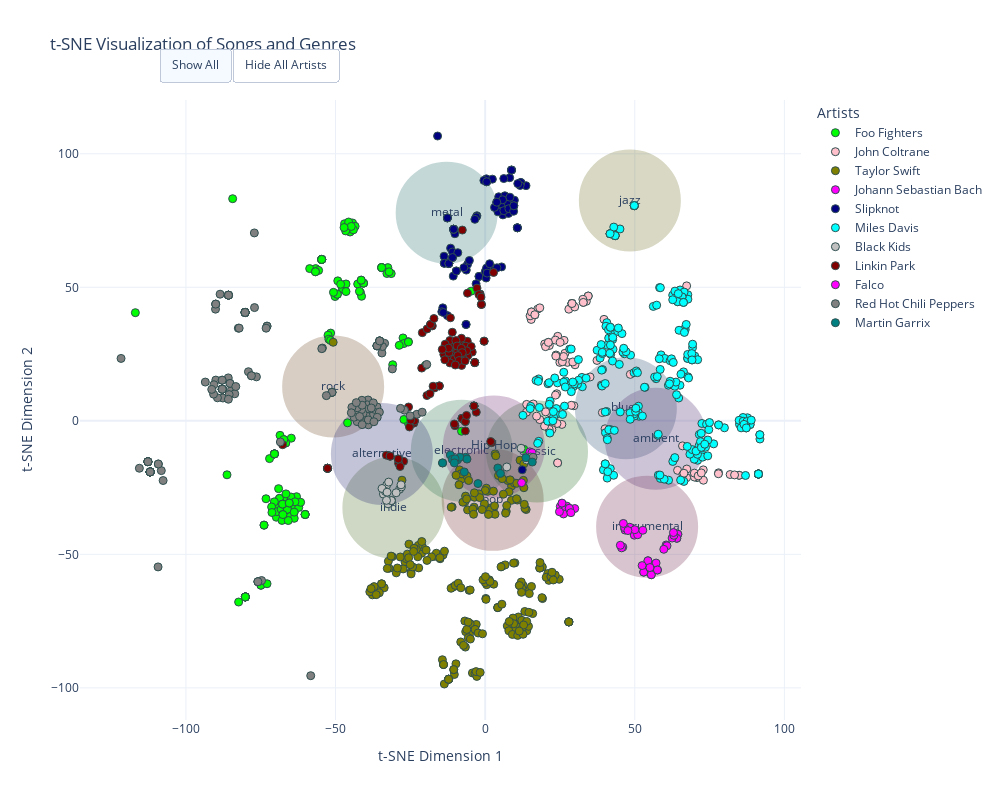

The notebook cell saved with this chart:
### Markdown cell above
### Plotting

### Code cell
import plotly.graph_objects as go
from plotly.subplots import make_subplots
import colorsys

# Function to generate distinct colors
def generate_distinct_colors(n):
    HSV_tuples = [(x * 1.0 / n, 0.5, 0.5) for x in range(n)]
    RGB_tuples = [colorsys.hsv_to_rgb(*x) for x in HSV_tuples]
    return ['rgb({},{},{})'.format(int(r*255), int(g*255), int(b*255)) for r, g, b in RGB_tuples]

# Assuming genre_embeddings_2d, song_embeddings_2d, genres, artist_colors, selected_songs, selected_artists, and song_name_id_dict are already defined

# Create figure
fig = make_subplots(rows=1, cols=1)

# Generate colors for genres
genre_colors = generate_distinct_colors(len(genres))

# Genre bubbles
for i, genre in enumerate(genres):
    fig.add_trace(go.Scatter(
        x=[genre_embeddings_2d[i][0]],
        y=[genre_embeddings_2d[i][1]],
        mode='markers+text',
        marker=dict(
            size=100,
            color=genre_colors[i],
            opacity=0.3,
            line=dict(width=2, color=genre_colors[i])
        ),
        text=genre,
        textposition="middle center",
        name=genre,
        hoverinfo='text',
        showlegend=False
    ))

# Songs by artist
for artist in set(selected_artists.values()):
    artist_songs = [song_id for song_id, art in selected_artists.items() if art == artist]
    x = [song_embeddings_2d[selected_songs.index(song_id)][0] for song_id in artist_songs]
    y = [song_embeddings_2d[selected_songs.index(song_id)][1] for song_id in artist_songs]
    text = [f"{artist} - {song_name_id_dict.get(song_id, 'Unknown')}" for song_id in artist_songs]
    
    fig.add_trace(go.Scatter(
        x=x,
        y=y,
        mode='markers',
        marker=dict(
            size=8,
            color=artist_colors.get(artist, 'gray'),
            line=dict(width=1, color='DarkSlateGrey')
        ),
        text=text,
        name=artist,
        hoverinfo='text',
        showlegend=True
    ))

# Update layout
fig.update_layout(
    title="t-SNE Visualization of Songs and Genres",
    xaxis_title="t-SNE Dimension 1",
    yaxis_title="t-SNE Dimension 2",
    legend_title="Artists",
    hovermode='closest',
    updatemenus=[
        dict(
            type="buttons",
            direction="left",
            buttons=list([
                dict(
                    args=[{"visible": [True] * len(fig.data)}],
                    label="Show All",
                    method="update"
                ),
                dict(
                    args=[{"visible": [True] * len(genres) + [False] * (len(fig.data) - len(genres))}],
                    label="Hide All Artists",
                    method="update"
                )
            ]),
            pad={"r": 10, "t": 10},
            showactive=True,
            x=0.11,
            xanchor="left",
            y=1.1,
            yanchor="top"
        ),
    ],
    width=1000,
    height=800,
    template="plotly_white"
)

# Show the plot
fig.show()

### Figure 1 — Plotly figure (JSON) as saved in the notebook; plotly's stock layout.template omitted (floating-point values rounded to 4 significant figures; data arrays with more than 128 entries replaced by an {"elided": "..."} marker saying what was removed)
{"data": [{"hoverinfo": "text", "marker": {"color": "rgb(127,63,63)", "line": {"color": "rgb(127,63,63)", "width": 2}, "opacity": 0.3, "size": 100}, "mode": "markers+text", "name": "pop", "showlegend": false, "text": "pop", "textposition": "middle center", "type": "scatter", "x": [2.515], "y": [-29.58]}, {"hoverinfo": "text", "marker": {"color": "rgb(127,95,63)", "line": {"color": "rgb(127,95,63)", "width": 2}, "opacity": 0.3, "size": 100}, "mode": "markers+text", "name": "rock", "showlegend": false, "text": "rock", "textposition": "middle center", "type": "scatter", "x": [-50.8], "y": [12.85]}, {"hoverinfo": "text", "marker": {"color": "rgb(127,127,63)", "line": {"color": "rgb(127,127,63)", "width": 2}, "opacity": 0.3, "size": 100}, "mode": "markers+text", "name": "jazz", "showlegend": false, "text": "jazz", "textposition": "middle center", "type": "scatter", "x": [48.36], "y": [82.49]}, {"hoverinfo": "text", "marker": {"color": "rgb(95,127,63)", "line": {"color": "rgb(95,127,63)", "width": 2}, "opacity": 0.3, "size": 100}, "mode": "markers+text", "name": "indie", "showlegend": false, "text": "indie", "textposition": "middle center", "type": "scatter", "x": [-30.67], "y": [-32.54]}, {"hoverinfo": "text", "marker": {"color": "rgb(63,127,63)", "line": {"color": "rgb(63,127,63)", "width": 2}, "opacity": 0.3, "size": 100}, "mode": "markers+text", "name": "classic", "showlegend": false, "text": "classic", "textposition": "middle center", "type": "scatter", "x": [17.33], "y": [-11.5]}, {"hoverinfo": "text", "marker": {"color": "rgb(63,127,95)", "line": {"color": "rgb(63,127,95)", "width": 2}, "opacity": 0.3, "size": 100}, "mode": "markers+text", "name": "electronic", "showlegend": false, "text": "electronic", "textposition": "middle center", "type": "scatter", "x": [-7.817], "y": [-11.17]}, {"hoverinfo": "text", "marker": {"color": "rgb(63,127,127)", "line": {"color": "rgb(63,127,127)", "width": 2}, "opacity": 0.3, "size": 100}, "mode": "markers+text", "name": "metal", "showlegend": false, "text": "metal", "textposition": "middle center", "type": "scatter", "x": [-12.86], "y": [77.95]}, {"hoverinfo": "text", "marker": {"color": "rgb(63,95,127)", "line": {"color": "rgb(63,95,127)", "width": 2}, "opacity": 0.3, "size": 100}, "mode": "markers+text", "name": "blues", "showlegend": false, "text": "blues", "textposition": "middle center", "type": "scatter", "x": [47.02], "y": [4.686]}, {"hoverinfo": "text", "marker": {"color": "rgb(63,63,127)", "line": {"color": "rgb(63,63,127)", "width": 2}, "opacity": 0.3, "size": 100}, "mode": "markers+text", "name": "alternative", "showlegend": false, "text": "alternative", "textposition": "middle center", "type": "scatter", "x": [-34.51], "y": [-12.41]}, {"hoverinfo": "text", "marker": {"color": "rgb(95,63,127)", "line": {"color": "rgb(95,63,127)", "width": 2}, "opacity": 0.3, "size": 100}, "mode": "markers+text", "name": "ambient", "showlegend": false, "text": "ambient", "textposition": "middle center", "type": "scatter", "x": [57.03], "y": [-6.7]}, {"hoverinfo": "text", "marker": {"color": "rgb(127,63,127)", "line": {"color": "rgb(127,63,127)", "width": 2}, "opacity": 0.3, "size": 100}, "mode": "markers+text", "name": "Hip-Hop", "showlegend": false, "text": "Hip-Hop", "textposition": "middle center", "type": "scatter", "x": [2.914], "y": [-9.567]}, {"hoverinfo": "text", "marker": {"color": "rgb(127,63,95)", "line": {"color": "rgb(127,63,95)", "width": 2}, "opacity": 0.3, "size": 100}, "mode": "markers+text", "name": "instrumental", "showlegend": false, "text": "instrumental", "textposition": "middle center", "type": "scatter", "x": [54.13], "y": [-39.69]}, {"hoverinfo": "text", "marker": {"color": "lime", "line": {"color": "DarkSlateGrey", "width": 1}, "size": 8}, "mode": "markers", "name": "Foo Fighters", "showlegend": true, "text": {"elided": "138 str values"}, "type": "scatter", "x": {"elided": "138 float values"}, "y": {"elided": "138 float values"}}, {"hoverinfo": "text", "marker": {"color": "pink", "line": {"color": "DarkSlateGrey", "width": 1}, "size": 8}, "mode": "markers", "name": "John Coltrane", "showlegend": true, "text": ["John Coltrane - Naima", "John Coltrane - My Favorite Things", "John Coltrane - Mr. Syms", "John Coltrane - Greensleeves", "John Coltrane - Spiritual", "John Coltrane - Too Young to Go Steady", "John Coltrane - Blue Train (Alternate Take)", "John Coltrane - Dahomey Dance", "John Coltrane - Trane's Slo Blues", "John Coltrane - Up 'Gainst the Wall", "John Coltrane - Traneing In", "John Coltrane - Lazy Bird (Alternate Take)", "John Coltrane - Mars", "John Coltrane - Time After Time", "John Coltrane - Ogunde", "John Coltrane - Stardust", "John Coltrane - They Say It's Wonderful", "John Coltrane - I'm Old Fashioned - Remastered 2003/Rudy Van Gelder Edition", "John Coltrane - While My Lady Sleeps", "John Coltrane - A Love Supreme, Pt. II - Resolution", "John Coltrane - The Night Has a Thousand Eyes", "John Coltrane - Jupiter", "John Coltrane - Jupiter Variation", "John Coltrane - Leo", "John Coltrane - Blue World", "John Coltrane - Violets for Your Furs", "John Coltrane - Bakai", "John Coltrane - A Love Supreme, Pt. III - Pursuance", "John Coltrane - A Love Supreme, Pt. IV - Psalm", "John Coltrane - Say It (Over and Over Again)", "John Coltrane - Wise One", "John Coltrane - Serenity", "John Coltrane - Consequences", "John Coltrane - Mr. Day", "John Coltrane - Olé", "John Coltrane - A Love Supreme, Pt. 1: Acknowledgement", "John Coltrane - Satellite", "John Coltrane - 26-2", "John Coltrane - Giant Steps", "John Coltrane - Blue Train", "John Coltrane - Cousin Mary", "John Coltrane - Countdown", "John Coltrane - Moment's Notice", "John Coltrane - Mr. P.C.", "John Coltrane - Syeeda's Song Flute", "John Coltrane - Spiral", "John Coltrane - Lush Life", "John Coltrane - I'm Old Fashioned", "John Coltrane - Everytime We Say Goodbye", "John Coltrane - Lazy Bird", "John Coltrane - My One And Only Love", "John Coltrane - Summertime", "John Coltrane - Locomotion", "John Coltrane - Central Park West", "John Coltrane - Acknowledgement", "John Coltrane - I Want to Talk About You", "John Coltrane - Impressions", "John Coltrane - After the Rain", "John Coltrane - But Not for Me", "John Coltrane - Equinox", "John Coltrane - Like Someone in Love", "John Coltrane - Body and Soul", "John Coltrane - Alabama", "John Coltrane - You Say You Care", "John Coltrane - Venus", "John Coltrane - Saturn", "John Coltrane - Blue Train - Remastered 2003", "John Coltrane - Blues to You", "John Coltrane - Feelin' Good", "John Coltrane - Iris", "John Coltrane - Sun Ship", "John Coltrane - Little Old Lady", "John Coltrane - Amen", "John Coltrane - Compassion", "John Coltrane - Softly as In a Morning Sunrise", "John Coltrane - Bahia", "John Coltrane - Do I Love You Because You're Beautiful?", "John Coltrane - Liberia", "John Coltrane - Theme for Ernie", "John Coltrane - I'll Wait and Pray", "John Coltrane - Soul Eyes", "John Coltrane - I Hear a Rhapsody", "John Coltrane - Welcome", "John Coltrane - Like Sonny", "John Coltrane - Aisha", "John Coltrane - Nature Boy", "John Coltrane - Dedicated to You", "John Coltrane - Afro Blue"], "type": "scatter", "x": [34.44, 29.03, 33.82, 29.03, 25.63, 13.88, 29.03, 78.01, 72.89, 37.38, 30.04, 39.17, 15.47, 67.34, 23.92, 24.27, 24.97, 26.37, 70.84, 24.22, 18.26, 21.44, 19.9, 17.56, 13.8, 69.94, 72.94, 24.22, 24.0, 26.66, 21.98, 21.12, 23.52, 48.52, 22.3, 27.97, 67.39, 21.94, 29.03, 32.8, 34.44, 23.46, 84.87, 29.93, 32.65, 20.21, 18.26, 20.19, 27.48, 84.87, 65.95, 81.87, 32.8, 29.29, 16.6, 77.95, 15.39, 40.08, 29.03, 17.19, 21.12, 38.86, 29.64, 67.31, 16.6, 15.01, 49.84, 25.06, 63.26, 64.31, 15.47, 83.35, 66.11, 66.42, 16.07, 39.73, 25.79, 69.92, 26.21, 71.2, 28.77, 35.05, 23.69, 72.24, 21.4, 19.85, 23.62, 16.6], "y": [46.73, 43.93, 44.76, 43.93, -1.351, 6.159, 43.93, -19.47, -18.36, 22.61, 20.98, 3.09, 40.76, 50.54, 10.14, 31.65, 21.87, 30.12, -21.26, -15.75, 0.4644, 28.21, 28.79, 41.82, 3.208, -21.06, -22.24, -15.75, -1.001, 25.29, -1.765, 29.37, 9.618, 17.4, -3.255, 41.81, -18.04, 2.81, 43.93, 44.34, 46.73, 30.24, -20.39, 42.64, 45.51, 3.372, 42.31, 27.78, 21.89, -20.39, -9.372, -20.1, 44.34, 22.04, 39.73, -19.81, 37.97, -2.988, 43.93, 1.753, 29.37, 13.39, 5.648, -21.28, 39.73, 39.32, 80.59, 29.39, -14.08, -18.54, 40.76, -20.26, -20.11, -19.62, 6.304, 37.99, 22.12, -19.58, 24.08, -20.63, 5.818, 16.42, 24.64, -19.51, -3.19, -1.973, 24.26, 39.73]}, {"hoverinfo": "text", "marker": {"color": "olive", "line": {"color": "DarkSlateGrey", "width": 1}, "size": 8}, "mode": "markers", "name": "Taylor Swift", "showlegend": true, "text": {"elided": "226 str values"}, "type": "scatter", "x": {"elided": "226 float values"}, "y": {"elided": "226 float values"}}, {"hoverinfo": "text", "marker": {"color": "magenta", "line": {"color": "DarkSlateGrey", "width": 1}, "size": 8}, "mode": "markers", "name": "Johann Sebastian Bach", "showlegend": true, "text": ["Johann Sebastian Bach - Goldberg Variations, BWV 988: Aria", "Johann Sebastian Bach - Variation 23", "Johann Sebastian Bach - The Well-Tempered Clavier: Book 1, BWV 846-869: 1. Prelude in C Major, BWV 846", "Johann Sebastian Bach - Air, Orchestral Suite No. 3 In D Major, Bwv 1068. Great for Baby's Brain, Mozart Effect, Stress Reduction and Pure Enjoyment.", "Johann Sebastian Bach - Concerto n°5 en Ré majeur BWV 1050: II. Affettuoso", "Johann Sebastian Bach - Brandenburg Concerto No. 3 in G Major, BWV 1048: III. Allegro", "Johann Sebastian Bach - Violin Partita No. 3 in E Major, BWV 1006: I. Preludio", "Johann Sebastian Bach - Unaccompanied Cello Suite No. 1 in G Major, BWV 1007: II. Allemande", "Johann Sebastian Bach - Brandenburg Concerto No. 4 in G Major, BWV 1049: I. Allegro", "Johann Sebastian Bach - Ich ruf zu dir, Herr Jesu Christ, BWV 639", "Johann Sebastian Bach - Jesu Joy Of Man'S Desiring, Bwv 147", "Johann Sebastian Bach - Violin Concerto in A Minor, BWV 1041: II. Andante", "Johann Sebastian Bach - Die Kunst der Fuge (The Art of Fugue), BWV 1080: Contrapunctus VII a 4 per Augmentationem et Diminutionem", "Johann Sebastian Bach - St. Matthew Passion, BWV 244: Pt. I: No. 1, Chorus. Kommt, ihr Tochter, helft mir klagen (Chorus, Soprano in ripieno)", "Johann Sebastian Bach - Suite for Violoncello Solo No. 1 in G Major, BWV 1007: I. Prelude", "Johann Sebastian Bach - Violin Partita No. 3 in E major, BWV 1006 (arr. P. Galbraith): III. Gavotte en rondeau", "Johann Sebastian Bach - Wachet aur, ruft uns die Stimme, BWV 140 (arr. G. Bantock)", "Johann Sebastian Bach - Goldberg-Variationen, BWV 988: I. Aria", "Johann Sebastian Bach - Prelude & Fugue in C Minor (Well-Tempered Clavier, Book I, No. 2), BWV 847: 1. Prelude", "Johann Sebastian Bach - Variation 8", "Johann Sebastian Bach - Variation 26", "Johann Sebastian Bach - Variation 29", "Johann Sebastian Bach - JESU, JOY OF MAN'S DESIRING'", "Johann Sebastian Bach - Variation 7", "Johann Sebastian Bach - Bach: Brandenburg Concerto No. 2 in F Major, BWV 1047: I. (without tempo indication)", "Johann Sebastian Bach - Goldberg Variations, BWV 988: Var. 13 a 2 Clav.", "Johann Sebastian Bach - Keyboard Concerto No. 5 in F minor, BWV 1056: II. Largo", "Johann Sebastian Bach - Bach: Prelude And Fugue In C - Ulrich Schnauss Rework", "Johann Sebastian Bach - Orchestral Suite No. 3 in D Major, BWV 1068: II. Air \"On a G String\" (Arr. for Piano)", "Johann Sebastian Bach - Goldberg Variations, BWV 988: Aria da capo", "Johann Sebastian Bach - Orchestral Suite No. 3 in D major, BWV 1068: II. Air", "Johann Sebastian Bach - Variation 5", "Johann Sebastian Bach - Variation 4", "Johann Sebastian Bach - Wachet auf, ruft uns die Stimme, Cantata BWV 140: 4. \"Zion hört die Wächter singen\"", "Johann Sebastian Bach - Organ Sonata No. 4, BWV 528: 2. Andante [Adagio] (Transcr. by August Stradal)", "Johann Sebastian Bach - Orchestral Suite No. 2 in B Minor, BWV 1067: VII. Badinerie", "Johann Sebastian Bach - Ave Maria", "Johann Sebastian Bach - Goldberg Variations, BWV 988: Variation 3 a 1 Clav. Canone All'Unisono", "Johann Sebastian Bach - Nun komm, der Heiden Heiland, BWV 659", "Johann Sebastian Bach - Variation 11", "Johann Sebastian Bach - Arioso", "Johann Sebastian Bach - Cello Suite No. 1 in G Major, BWV 1007: I. Prélude", "Johann Sebastian Bach - Sheep May Safely Graze", "Johann Sebastian Bach - Concerto en ré mineur, BWV 974: II. Adagio"], "type": "scatter", "x": [50.03, 64.39, 55.07, 55.07, 14.92, 48.31, 46.01, 55.07, 49.84, 15.65, 60.5, 45.6, 52.99, 55.52, 54.41, 55.07, 55.07, 55.07, 55.07, 64.05, 64.39, 60.77, 46.77, 64.05, 52.99, 57.12, 59.71, 55.07, 55.52, 54.41, 46.63, 62.48, 63.08, 55.07, 52.46, 45.18, 50.97, 57.59, 50.03, 62.92, 47.72, 46.18, 52.69, 57.59], "y": [-42.09, -42.46, -54.94, -54.94, -11.62, -39.84, -47.27, -54.94, -42.82, -11.92, -46.48, -47.57, -56.65, -57.63, -52.41, -54.94, -54.94, -54.94, -54.94, -43.98, -42.46, -46.78, -40.91, -43.98, -56.65, -53.26, -48.1, -54.94, -57.63, -52.41, -40.03, -43.9, -42.88, -54.94, -54.21, -46.59, -42.65, -55.86, -40.77, -41.83, -41.1, -38.42, -40.98, -55.86]}, {"hoverinfo": "text", "marker": {"color": "navy", "line": {"color": "DarkSlateGrey", "width": 1}, "size": 8}, "mode": "markers", "name": "Slipknot", "showlegend": true, "text": ["Slipknot - Duality", "Slipknot - Wait and Bleed", "Slipknot - Before I Forget", "Slipknot - All Hope Is Gone", "Slipknot - Butcher's Hook", "Slipknot - Dead Memories", "Slipknot - Gehenna", "Slipknot - Gematria (The Killing Name)", "Slipknot - Sulfur", "Slipknot - This Cold Black", "Slipknot - Vendetta", "Slipknot - Wherein Lies Continue", "Slipknot - Snuff", "Slipknot - Goodbye", "Slipknot - Skeptic", "Slipknot - Eeyore", "Slipknot - Til We Die", "Slipknot - Don't Get Close", "Slipknot - Nomadic", "Slipknot - Nero Forte", "Slipknot - If Rain Is What You Want", "Slipknot - Drum Solo", "Slipknot - Death Because of Death", "Slipknot - Red Flag", "Slipknot - Danger, Keep Away", "Slipknot - The One That Kills the Least", "Slipknot - Spit It Out [Hyper Version]", "Slipknot - My plague - New abuse mix", "Slipknot - Vermilion - Live Version", "Slipknot - Vermilion - Alternate Mix; U.S. Edit Full Length [U.S. Edit Full Length]", "Slipknot - Insert Coin", "Slipknot - Orphan", "Slipknot - What's Next", "Slipknot - The Nameless - Live Version", "Slipknot - Danger (Keep Away)", "Slipknot - All Out Life", "Slipknot - Vermilion Pt. 2 (Bloodstone Mix)", "Slipknot - Psychosocial", "Slipknot - Vermilion", "Slipknot - People = Shit", "Slipknot - Left Behind", "Slipknot - Spit It Out", "Slipknot - Eyeless", "Slipknot - My Plague", "Slipknot - (Sic)", "Slipknot - Vermilion, Pt. 2", "Slipknot - The Blister Exists", "Slipknot - Surfacing", "Slipknot - The Heretic Anthem", "Slipknot - The Nameless", "Slipknot - Disasterpiece", "Slipknot - The Devil in I", "Slipknot - Pulse of the Maggots", "Slipknot - Circle", "Slipknot - Everything Ends", "Slipknot - Opium of the People", "Slipknot - Gently", "Slipknot - Prelude 3.0", "Slipknot - Three Nil", "Slipknot - I Am Hated", "Slipknot - Purity", "Slipknot - Only One", "Slipknot - Liberate", "Slipknot - Killpop", "Slipknot - The Shape", "Slipknot - New Abortion", "Slipknot - Welcome", "Slipknot - 742617000027", "Slipknot - No Life", "Slipknot - Skin Ticket", "Slipknot - Metabolic", "Slipknot - Prosthetics", "Slipknot - The Virus of Life", "Slipknot - Be Prepared for Hell", "Slipknot - A Liar's Funeral", "Slipknot - Birth of the Cruel", "Slipknot - Critical Darling", "Slipknot - Solway Firth", "Slipknot - Scissors", "Slipknot - The Negative One", "Slipknot - Get This", "Slipknot - Diluted", "Slipknot - Me Inside", "Slipknot - Unsainted", "Slipknot - .execute.", "Slipknot - AOV", "Slipknot - Tattered & Torn", "Slipknot - Custer", "Slipknot - XIX", "Slipknot - Sarcastrophe", "Slipknot - Lech", "Slipknot - Scream"], "type": "scatter", "x": [-2.047, 10.76, 10.76, -6.304, 6.54, -2.047, 4.892, 8.198, -15.9, 7.526, -10.53, 7.526, 2.978, -9.636, -12.14, 0.5193, 0.3277, 0.03817, -10.92, -11.55, 0.4152, 0.4553, -12.62, -10.66, 5.492, -13.74, -14.16, 1.502, -12.62, -12.62, -6.383, -14.49, -6.383, -12.62, 0.6558, -10.9, 12.39, -10.11, 5.566, 13.65, 4.531, 5.924, -10.53, 4.277, -10.53, 3.935, -10.53, 7.526, -2.75, 3.887, 11.92, -12.14, 7.81, -5.87, 11.92, 3.133, 9.768, -7.102, 6.582, 11.68, -10.53, 5.84, 3.887, -13.64, 8.274, 6.248, -10.53, 8.805, -10.53, 7.937, 10.9, 8.805, 9.514, -9.636, -9.139, 2.413, -13.97, 6.228, 8.805, -13.64, -2.946, 9.591, 9.591, -0.429, -5.272, -12.14, -3.031, -12.14, -10.92, -3.441, 0.5193, 10.76], "y": [54.08, 72.28, 72.28, 56.44, 80.06, 54.08, 79.86, 91.04, 106.7, 81.69, 71.74, 81.69, 57.21, 56.1, 58.91, 89.51, 53.48, 55.93, 61.15, 64.67, 90.61, 57.18, 39.4, 54.19, 57.65, 61.64, 42.3, 58.82, 75.98, 75.98, 36.08, 40.85, 36.08, 75.98, 55.32, 63.22, -18.33, 70.07, 81.2, 88.06, 83.89, 77.12, 71.74, 78.25, 71.74, 57.29, 71.74, 81.69, 76.8, 81.87, 89.23, 58.91, 77.67, 58.64, 89.23, 79.92, 82.61, 57.36, 84.27, 88.13, 71.74, 82.78, 81.87, 58.99, 83.74, 78.7, 71.74, 93.9, 71.74, 79.44, 88.83, 93.9, 78.48, 56.1, 62.96, 90.5, 40.55, 90.71, 93.9, 58.99, 76.36, 80.55, 80.55, 90.01, 60.05, 58.91, 51.3, 58.91, 61.15, 75.45, 89.51, 72.28]}, {"hoverinfo": "text", "marker": {"color": "aqua", "line": {"color": "DarkSlateGrey", "width": 1}, "size": 8}, "mode": "markers", "name": "Miles Davis", "showlegend": true, "text": {"elided": "246 str values"}, "type": "scatter", "x": {"elided": "246 float values"}, "y": {"elided": "246 float values"}}, {"hoverinfo": "text", "marker": {"color": "silver", "line": {"color": "DarkSlateGrey", "width": 1}, "size": 8}, "mode": "markers", "name": "Black Kids", "showlegend": true, "text": ["Black Kids - I'm Not Gonna Teach Your Boyfriend How to Dance With You", "Black Kids - Hit The Heartbrakes", "Black Kids - I've Underestimated My Charm (Again)", "Black Kids - Partie Traumatic", "Black Kids - I'm Making Eyes at You", "Black Kids - Listen To Your Body Tonight", "Black Kids - Hurricane Jane", "Black Kids - Look at Me (When I Rock Wichoo)", "Black Kids - Love Me Already", "Black Kids - I Wanna Be Your Limousine", "Black Kids - My Christian Name", "Black Kids - Obligatory Drugs", "Black Kids - V-Card (Not Nuthin’)", "Black Kids - Natural Born Kissers", "Black Kids - In A Song", "Black Kids - If My Heart Is Broken", "Black Kids - All The Emotions", "Black Kids - Way Into Leather", "Black Kids - Hurricane Jane (The Cansecos Remix)", "Black Kids - I'm Making Eyes At You (Joy Electric Remix)", "Black Kids - I'm Not Gonna Teach Your Boyfriend How to Dance with You - The Twelves Remix"], "type": "scatter", "x": [-33.99, -32.9, -32.25, -28.6, -27.98, -33.34, -34.46, -32.77, -28.12, -29.75, 13.86, 7.235, -31.33, -31.33, -31.33, -32.45, -31.33, -31.33, 12.0, 15.14, -32.97], "y": [-27.44, -24.03, -22.94, -25.64, -24.73, -26.43, -25.32, -26.74, -23.96, -26.93, -14.66, -17.28, -29.87, -29.87, -29.87, -31.07, -29.87, -29.87, -10.27, -13.55, -29.78]}, {"hoverinfo": "text", "marker": {"color": "maroon", "line": {"color": "DarkSlateGrey", "width": 1}, "size": 8}, "mode": "markers", "name": "Linkin Park", "showlegend": true, "text": ["Linkin Park - Numb", "Linkin Park - In the End", "Linkin Park - One Step Closer", "Linkin Park - Crawling", "Linkin Park - Faint", "Linkin Park - What I've Done", "Linkin Park - Somewhere I Belong", "Linkin Park - Papercut", "Linkin Park - Breaking the Habit", "Linkin Park - Leave Out All the Rest", "Linkin Park - Bleed It Out", "Linkin Park - Points of Authority", "Linkin Park - Lying from You", "Linkin Park - From the Inside", "Linkin Park - A Place for My Head", "Linkin Park - Burn It Down", "Linkin Park - By Myself", "Linkin Park - Shadow of the Day", "Linkin Park - With You", "Linkin Park - Pushing Me Away", "Linkin Park - Runaway", "Linkin Park - Don't Stay", "Linkin Park - Forgotten", "Linkin Park - Given Up", "Linkin Park - New Divide", "Linkin Park - Drawbar (feat. Tom Morello)", "Linkin Park - The Summoning", "Linkin Park - Mark the Graves", "Linkin Park - Numb - One More Light Live", "Linkin Park - From The Inside - Live LP Underground Tour 2003", "Linkin Park - Easier To Run - Live LP Underground Tour 2003", "Linkin Park - P5hng Me A*wy (Mike Shinoda Reanimation) [feat. Stephen Richards]", "Linkin Park - Pts.Of.Athrty - Jay Gordon Reanimation", "Linkin Park - Sharp Edges - One More Light Live", "Linkin Park - Crawling - One More Light Live", "Linkin Park - 1Stp Klosr (The Humble Brothers Reanimation) [feat. Jonathan Davis]", "Linkin Park - Nobody`s Listening", "Linkin Park - Guilty All the Same (feat. Rakim)", "Linkin Park - Lying from You (Live)", "Linkin Park - Krwlng (Mike Shinoda Reanimation) [feat. Aaron Lewis]", "Linkin Park - Lying From You - Live LP Underground Tour 2003", "Linkin Park - Foreword", "Linkin Park - Waiting for the End", "Linkin Park - The Catalyst", "Linkin Park - Castle of Glass", "Linkin Park - Lost in the Echo", "Linkin Park - Hit the Floor", "Linkin Park - Easier to Run", "Linkin Park - Figure.09", "Linkin Park - No More Sorrow", "Linkin Park - Hands Held High", "Linkin Park - In Pieces", "Linkin Park - Iridescent", "Linkin Park - Valentine's Day", "Linkin Park - Session", "Linkin Park - Burning in the Skies", "Linkin Park - In My Remains", "Linkin Park - Cure for the Itch", "Linkin Park - When They Come for Me", "Linkin Park - The Little Things Give You Away", "Linkin Park - In Between", "Linkin Park - My December", "Linkin Park - Blackout", "Linkin Park - Wake", "Linkin Park - Robot Boy", "Linkin Park - I'll Be Gone", "Linkin Park - The Requiem", "Linkin Park - Lies Greed Misery", "Linkin Park - Roads Untraveled", "Linkin Park - The Messenger", "Linkin Park - Powerless", "Linkin Park - The Radiance", "Linkin Park - Victimized", "Linkin Park - Skin to Bone", "Linkin Park - Jornada del Muerto", "Linkin Park - Final Masquerade", "Linkin Park - Fallout", "Linkin Park - Until It Breaks", "Linkin Park - Heavy (feat. Kiiara)", "Linkin Park - Wisdom, Justice, and Love", "Linkin Park - Wretches and Kings", "Linkin Park - Tinfoil", "Linkin Park - High Voltage", "Linkin Park - Until It's Gone", "Linkin Park - Opening", "Linkin Park - One More Light", "Linkin Park - Not Alone", "Linkin Park - What I've Done (Live)", "Linkin Park - Talking to Myself", "Linkin Park - Battle Symphony", "Linkin Park - Wastelands", "Linkin Park - Sharp Edges", "Linkin Park - Good Goodbye (feat. Pusha T and Stormzy)", "Linkin Park - Sorry for Now", "Linkin Park - Keys to the Kingdom", "Linkin Park - Rebellion (feat. Daron Malakian)", "Linkin Park - Nobody Can Save Me", "Linkin Park - Invisible", "Linkin Park - A Light That Never Comes", "Linkin Park - War", "Linkin Park - A Line in the Sand"], "type": "scatter", "x": [-8.039, -10.53, -5.967, -10.53, -10.97, -6.555, -11.81, -4.321, -13.82, -4.67, -7.936, -5.802, -11.82, -9.17, -9.801, -23.87, -9.376, -13.35, -7.572, -12.11, -6.183, -7.978, -7.643, -10.32, -12.24, -19.45, -16.9, -1.687, -52.67, 2.81, -1.254, -52.67, -52.67, -52.67, -52.67, -52.67, -11.62, -17.66, -21.0, -7.637, -1.254, -10.98, -7.717, -10.08, -23.63, -6.62, -9.124, -11.77, -7.871, -13.48, -14.33, -8.723, -7.717, -6.695, -15.32, -7.717, -0.3489, -2.965, -19.4, -9.97, -3.461, -3.461, -3.734, -15.32, -3.734, -0.3489, -21.2, -10.29, -23.63, -67.69, -25.29, -7.717, -2.725, -6.62, -3.734, -18.26, -3.734, -25.6, -27.25, -3.734, -6.224, -18.45, -3.461, -3.461, -17.4, -28.94, -24.86, -28.44, -33.01, -31.76, -18.26, -29.04, 2.137, 1.845, -2.09, -17.12, -29.04, -31.76, -6.628, -5.899, -1.401], "y": [29.02, 26.74, 29.78, 25.05, 28.44, 27.95, 30.09, 25.74, 24.86, 27.82, 30.91, 24.36, 23.87, 26.1, 30.05, -0.8986, 28.03, 28.69, 23.97, 25.61, 26.21, 27.14, 25.52, 23.1, 27.21, 9.478, 12.31, 47.5, -17.78, 55.56, 43.59, -17.78, -17.78, -17.78, -17.78, -17.78, 38.59, 35.56, 33.03, 71.44, 43.59, 33.16, 0.9004, -1.815, -0.04558, -0.2894, 24.42, 21.7, 20.76, 22.87, 26.74, 22.58, 0.9004, 22.45, 13.08, 0.9004, 29.83, 3.254, 34.41, 20.91, 21.82, 21.82, 5.523, 13.08, 5.523, 29.83, 19.76, -1.193, -0.04558, -8.934, -2.298, 0.9004, 49.69, -0.2894, 5.523, 36.07, 5.523, 5.177, -15.15, 5.523, 2.02, 10.17, 21.82, 21.82, 12.95, -15.85, 0.2699, -17.11, -12.86, -13.24, 36.07, -14.3, -8.174, -7.764, 47.28, 38.31, -14.3, -13.24, -3.787, 47.8, 46.33]}, {"hoverinfo": "text", "marker": {"color": "fuchsia", "line": {"color": "DarkSlateGrey", "width": 1}, "size": 8}, "mode": "markers", "name": "Falco", "showlegend": true, "text": ["Falco - Junge Roemer", "Falco - Egoist", "Falco - Auf der Flucht", "Falco - Ganz Wien", "Falco - The Sound of Musik", "Falco - Zuviel Hitze", "Falco - Rock Me Amadeus (Falco Symphonic)", "Falco - Der Kommissar (Club 69 Radio Mix)", "Falco - Der Kommissar", "Falco - Jeanny", "Falco - Vienna Calling", "Falco - Out of the Dark"], "type": "scatter", "x": [25.11, 29.94, 27.56, 27.27, 26.81, 28.12, 25.68, 12.16, 26.17, 28.12, 24.83, 28.66], "y": [-32.08, -32.84, -33.99, -31.91, -32.97, -32.76, -30.81, -23.16, -34.87, -32.76, -34.03, -34.39]}, {"hoverinfo": "text", "marker": {"color": "gray", "line": {"color": "DarkSlateGrey", "width": 1}, "size": 8}, "mode": "markers", "name": "Red Hot Chili Peppers", "showlegend": true, "text": {"elided": "162 str values"}, "type": "scatter", "x": {"elided": "162 float values"}, "y": {"elided": "162 float values"}}, {"hoverinfo": "text", "marker": {"color": "teal", "line": {"color": "DarkSlateGrey", "width": 1}, "size": 8}, "mode": "markers", "name": "Martin Garrix", "showlegend": true, "text": ["Martin Garrix - Wizard", "Martin Garrix - Don't Look Down (feat. Usher)", "Martin Garrix - Pressure (feat. Tove Lo)", "Martin Garrix - No Sleep (feat. Bonn)", "Martin Garrix - In The Name Of Love - The Him Remix", "Martin Garrix - The Only Way Is Up", "Martin Garrix - Drown (feat. Clinton Kane)", "Martin Garrix - We Are The People (feat. Bono & The Edge) - Official UEFA EURO 2020 Song", "Martin Garrix - Animals", "Martin Garrix - Scared to Be Lonely", "Martin Garrix - In the Name of Love", "Martin Garrix - There for You", "Martin Garrix - Higher Ground (feat. John Martin)", "Martin Garrix - Summer Days (feat. Macklemore & Patrick Stump of Fall Out Boy)", "Martin Garrix - Ocean (feat. Khalid)", "Martin Garrix - High On Life (feat. Bonn)"], "type": "scatter", "x": [-6.478, -9.217, -8.441, -14.23, -11.64, 13.62, -10.97, 4.25, -10.07, -6.074, 5.122, -6.965, -14.23, -10.3, -2.396, 15.75], "y": [-13.63, -14.59, -13.61, -15.77, -12.78, -13.83, -14.45, -17.67, -14.21, -14.33, -19.7, -19.14, -15.77, -15.76, -23.5, -15.44]}], "layout": {"height": 800, "hovermode": "closest", "legend": {"title": {"text": "Artists"}}, "title": {"text": "t-SNE Visualization of Songs and Genres"}, "updatemenus": [{"buttons": [{"args": [{"visible": [true, true, true, true, true, true, true, true, true, true, true, true, true, true, true, true, true, true, true, true, true, true, true]}], "label": "Show All", "method": "update"}, {"args": [{"visible": [true, true, true, true, true, true, true, true, true, true, true, true, false, false, false, false, false, false, false, false, false, false, false]}], "label": "Hide All Artists", "method": "update"}], "direction": "left", "pad": {"r": 10, "t": 10}, "showactive": true, "type": "buttons", "x": 0.11, "xanchor": "left", "y": 1.1, "yanchor": "top"}], "width": 1000, "xaxis": {"anchor": "y", "domain": [0, 1], "title": {"text": "t-SNE Dimension 1"}}, "yaxis": {"anchor": "x", "domain": [0, 1], "title": {"text": "t-SNE Dimension 2"}}}}
